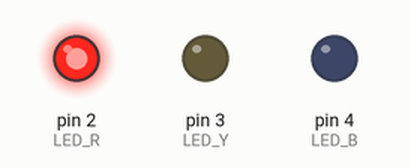
Bench run of a sketch on a simulated Arduino Uno, built with avr-gcc and run on an emulated ATmega328P. Parts: output pins drawn as LEDs (lit = HIGH).

Above: at 0.2 s.
At 1.2 s:
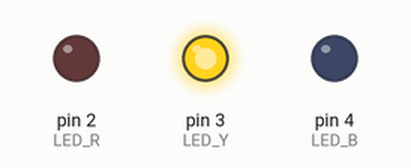
At 2.2 s:
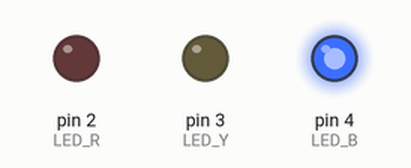
At 5.7 s:
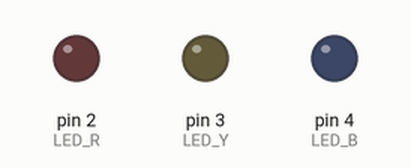
Timing chart, 0 to 6.9 s (numbered marks = the images above):
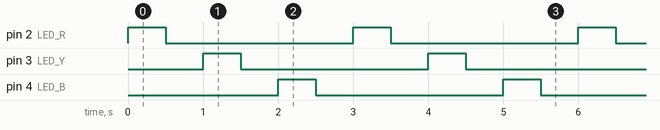

Measured:
- by itself, pin 2 (LED_R), pin 3 (LED_Y), pin 4 (LED_B): alternates HIGH for 0.50 s and LOW for 2.5 s
- by itself, everything shown: repeats every 3.0 s, in 6 steps

The sketch:

led_blink.ino
```cpp
#define LED_R 2
#define LED_Y 3
#define LED_B 4

void setup()
{
    pinMode(LED_R, OUTPUT);
    pinMode(LED_Y, OUTPUT);
    pinMode(LED_B, OUTPUT);
}

void loop()
{
    digitalWrite(LED_R, HIGH);
    delay(500);
    digitalWrite(LED_R, LOW);
    delay(500);
    digitalWrite(LED_Y, HIGH);
    delay(500);
    digitalWrite(LED_Y, LOW);
    delay(500);
    digitalWrite(LED_B, HIGH);
    delay(500);
    digitalWrite(LED_B, LOW);
    delay(500);
}
```
